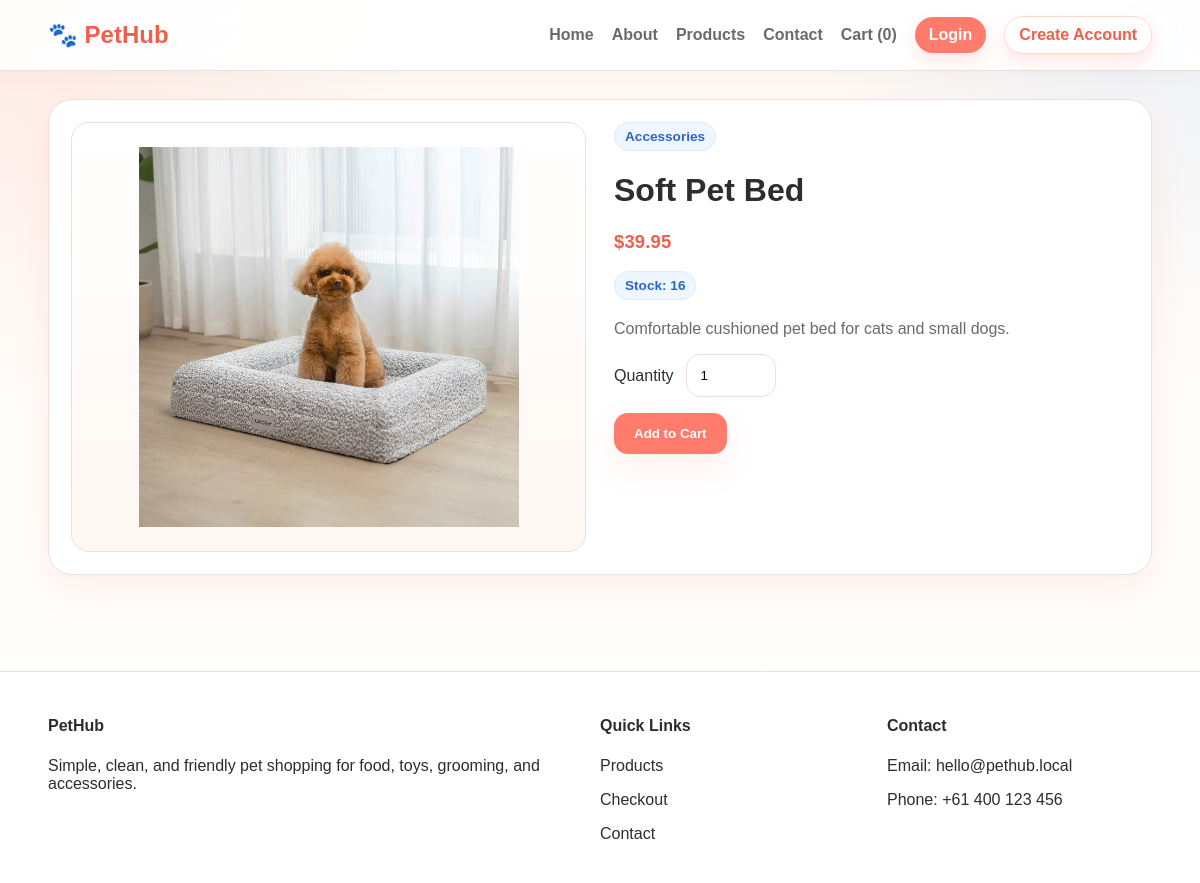
/product.php?id=6, run on the app's committed database.
### tables this page shows
CREATE TABLE products (
  id INT AUTO_INCREMENT PRIMARY KEY,
  name VARCHAR(120) NOT NULL,
  category VARCHAR(80) NOT NULL,
  price DECIMAL(10,2) NOT NULL,
  stock INT NOT NULL DEFAULT 0,
  image VARCHAR(255) NOT NULL,
  description TEXT NOT NULL,
  created_at TIMESTAMP DEFAULT CURRENT_TIMESTAMP
);

### config/config.php (called while the page is built, shortened)
<?php
function db(): PDO {
    static $pdo = null;
    if ($pdo === null) {
        $dsn = 'mysql:host=' . DB_HOST . ';dbname=' . DB_NAME . ';charset=utf8mb4';
        $options = [
            PDO::ATTR_ERRMODE => PDO::ERRMODE_EXCEPTION,
            PDO::ATTR_DEFAULT_FETCH_MODE => PDO::FETCH_ASSOC,
            PDO::ATTR_EMULATE_PREPARES => false,
        ];
        $pdo = new PDO($dsn, DB_USER, DB_PASS, $options);
    }
    return $pdo;
}
function e(string $value): string {
    return htmlspecialchars($value, ENT_QUOTES, 'UTF-8');
}

### includes/functions.php (called while the page is built, shortened)
<?php
require_once __DIR__ . '/../config/config.php';
function get_product(int $id): ?array {
    $stmt = db()->prepare('SELECT * FROM products WHERE id = :id');
    $stmt->execute(['id' => $id]);
    $product = $stmt->fetch();
    return $product ?: null;
}

### product.php (the view, shortened to what this page needs)
<?php
require_once __DIR__ . '/includes/functions.php';
$id = (int)($_GET['id'] ?? 0);
$product = get_product($id);
require_once __DIR__ . '/includes/header.php';
?>
<main class="section"><div class="container">
  <div class="product-detail card">
    <img src="<?= e($product['image']); ?>" alt="<?= e($product['name']); ?>">
    <div>
      <span class="badge"><?= e($product['category']); ?></span>
      <h1><?= e($product['name']); ?></h1>
      <p class="price">$<?= number_format((float)$product['price'], 2); ?></p>
      <div class="meta"><span class="badge">Stock: <?= (int)$product['stock']; ?></span></div>
      <p class="muted"><?= e($product['description']); ?></p>
      <form method="post">
        <div class="qty-row">
          <label for="quantity">Quantity</label>
          <input id="quantity" type="number" name="quantity" min="1" max="10" value="1" style="width:90px;">
        </div>
        <button class="btn" type="submit">Add to Cart</button>
      </form>
    </div>
  </div>
</div></main>
<?php require_once __DIR__ . '/includes/footer.php'; ?>

### assets/css/style.css (style rules this page uses)
:root { --bg: #fffaf5; --surface: #ffffff; --text: #2d2d2d; --muted: #6a6a6a; --primary: #ff7b6b; --primary-dark: #ef5f4c; --secondary: #7db7ff; --accent: #ffe3dc; --border: #f0dfd7; --success: #2f855a; --shadow: 0 14px 35px rgba(255, 123, 107, 0.12); }
* { box-sizing:border-box }
body { margin:0;font-family:Arial,sans-serif;color:var(--text);background:linear-gradient(180deg,#fffaf5,#fff); }
.container { width:min(1120px,92%);margin:0 auto }
.btn { display:inline-block;padding:13px 20px;border-radius:14px;background:var(--primary);color:#fff;font-weight:700;border:none;cursor:pointer;box-shadow:var(--shadow) }
.hero-card,.card,.stat,.form-card,.table-wrap { background:var(--surface);border:1px solid var(--border);border-radius:24px;box-shadow:var(--shadow) }
.section { padding:28px 0 56px }
.card { padding:22px }
.muted { color:var(--muted) }
.product-card img,.product-detail img { width:100%;height:220px;object-fit:cover;border-radius:18px;background:#f7f7f7 }
.price { font-size:1.15rem;font-weight:800;color:var(--primary-dark) }
.badge { display:inline-block;padding:6px 10px;background:#eef6ff;color:#2966c7;border-radius:999px;font-size:.85rem;font-weight:700 }
.toolbar input,.toolbar select,input,textarea { width:100%;padding:13px 14px;border-radius:14px;border:1px solid var(--border);background:#fff }
.product-detail { display:grid;grid-template-columns:1fr 1fr;gap:28px;align-items:start }
.meta { display:flex;gap:10px;flex-wrap:wrap;margin:10px 0 20px }
.qty-row { display:flex;gap:12px;align-items:center;margin:16px 0 }
body { background: radial-gradient(circle at top left, rgba(255,123,107,0.12), transparent 28%), radial-gradient(circle at top right, rgba(125,183,255,0.12), transparent 26%), linear-gradient(180deg,#fffaf5 0%,#fffdfb 48%,#ffffff 100%); }
.price { letter-spacing:.01em }
.badge { background:#eef6ff;border:1px solid #dbeafe }
.product-detail img { height:430px; object-fit:contain; padding:24px; background:linear-gradient(180deg,#ffffff 0%,#fff7f2 100%); border:1px solid var(--border); }

### data on the page
products: image (picture), category "Accessories", name "Soft Pet Bed", price "39.95", stock "16", description "Comfortable cushioned pet bed for cats and small dogs."

### other printed values
cart_count() "0"
